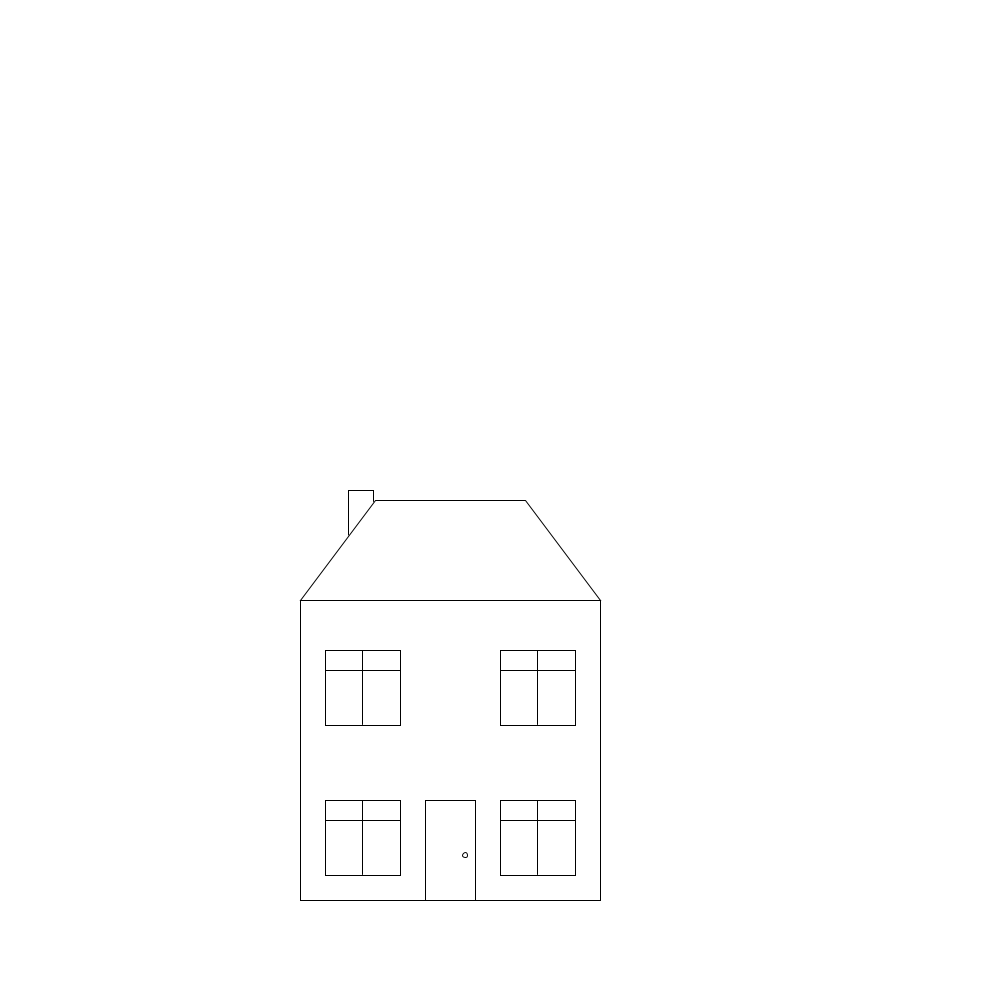
Frame 1 (no input)
Frame 60 (the mouse pressed at the canvas centre just before this capture): identical to frame 1, image omitted
Frame 120 (the mouse held since frame 60 and released just before this capture): identical to frame 1, image omitted

The Processing sketch that drew this single still picture (run headless with seeded random() and noise(); from frame 60 on, the mouse is pressed at the canvas centre):

// Processing sketch: processing_166854
// ── processing_166854.pde

void setup(){
  size(1000,1000);

}
void draw(){
  background(255); 
  
rect(300,600,300,300);

rect(348,490,25,50);
quad(300,600,375,500,525,500,600,600);

rect(425,800,50,100);
ellipse(465,855,5,5);

rect(325,800,75,75);
line(362,800,362,874);
line(325,820,400,820);

rect(325,650,75,75);
line(362,650,362,724);
line(325,670,400,670);

rect(500,800,75,75);
line(537,800,537,874);
line(500,820,575,820);

rect(500,650,75,75);
line(537,650,537,724);
line(500,670,575,670);
}
